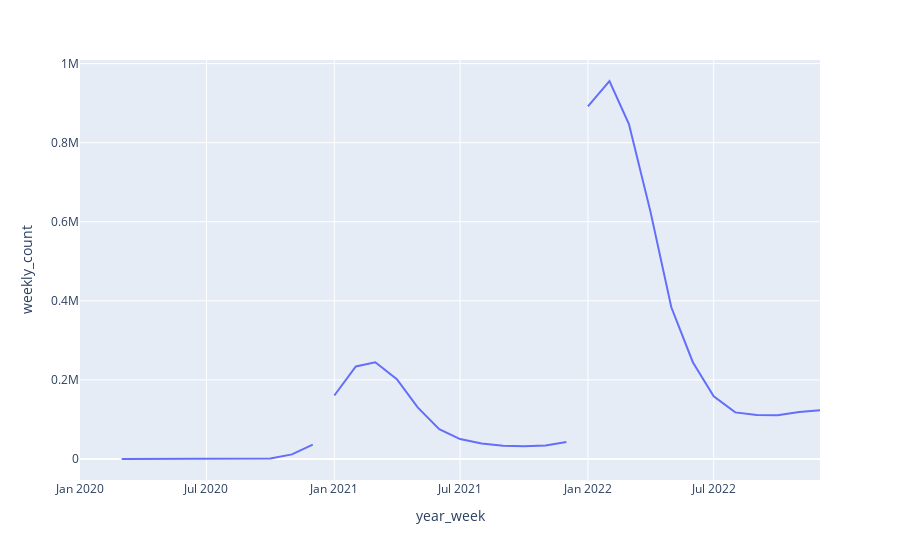

The notebook cell this image was saved under:
### Code cell
fig = px.line(dfEu, x='year_week', y='weekly_count')
#fig = px.line(dfEu.loc[df['indicator']=='deaths'], x='year_week', y='weekly_count')
fig.show()

### Figure 1 — Plotly figure (JSON) as saved in the notebook; plotly's stock layout.template omitted (floating-point values rounded to 4 significant figures; data arrays with more than 128 entries replaced by an {"elided": "..."} marker saying what was removed)
{"data": [{"hovertemplate": "year_week=%{x}<br>weekly_count=%{y}<extra></extra>", "legendgroup": "", "line": {"color": "#636efa", "dash": "solid"}, "marker": {"symbol": "circle"}, "mode": "lines", "name": "", "orientation": "v", "showlegend": false, "type": "scatter", "x": {"elided": "153 str values"}, "xaxis": "x", "y": {"elided": "153 int values"}, "yaxis": "y"}], "layout": {"legend": {"tracegroupgap": 0}, "margin": {"t": 60}, "xaxis": {"anchor": "y", "domain": [0, 1], "title": {"text": "year_week"}}, "yaxis": {"anchor": "x", "domain": [0, 1], "title": {"text": "weekly_count"}}}}
